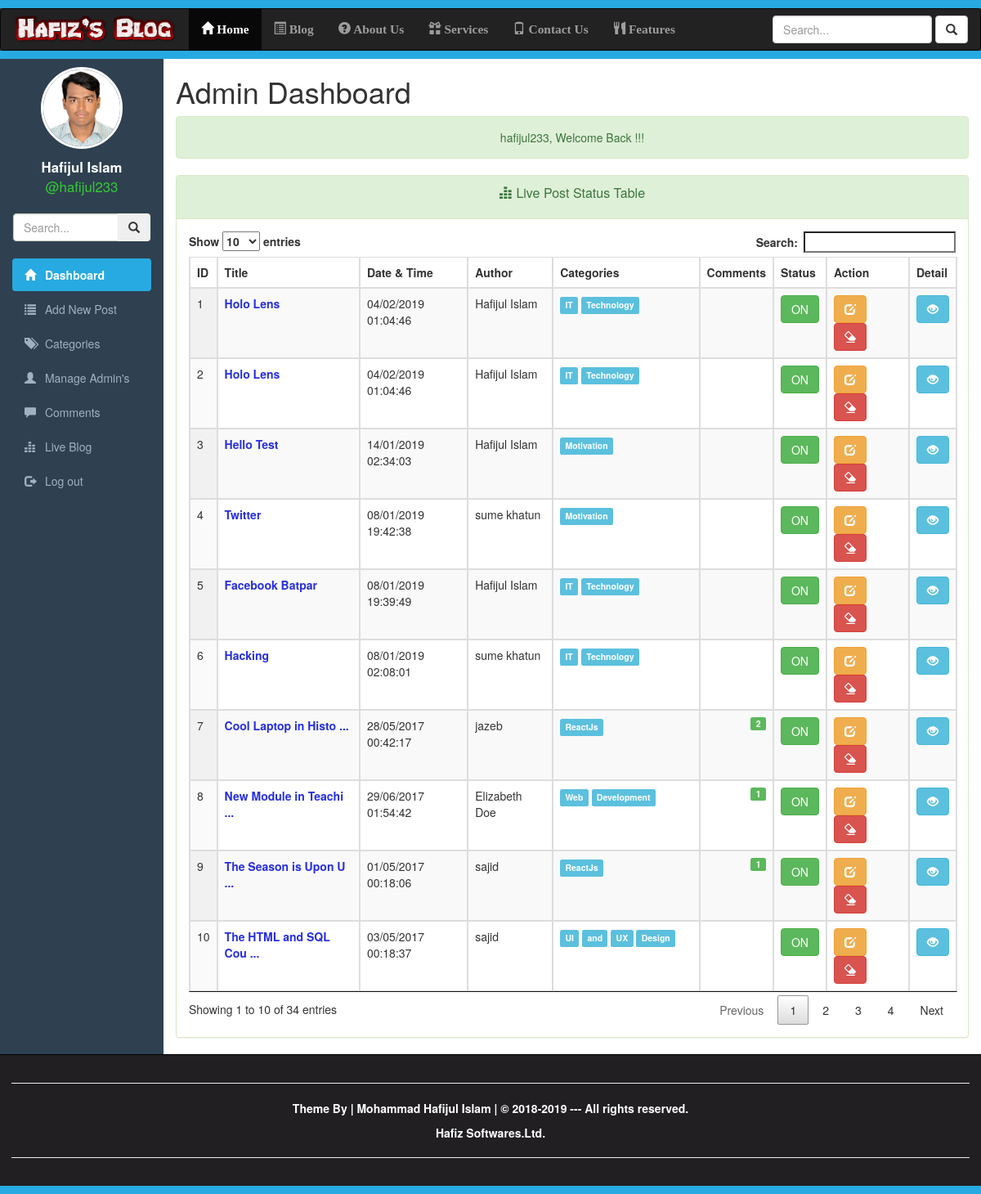
Screenshot of /dashboard.php?type=success (signed in) with the database file from the repository.
### tables this page shows
CREATE TABLE IF NOT EXISTS `userposts` (
  `id` int(10) UNSIGNED NOT NULL AUTO_INCREMENT,
  `author` varchar(255) DEFAULT NULL,
  `categoryno` int(10) UNSIGNED NOT NULL,
  `datetime` varchar(45) DEFAULT NULL,
  `title` varchar(255) DEFAULT NULL,
  `image` text NOT NULL,
  `post` text NOT NULL,
  `created` datetime NOT NULL DEFAULT CURRENT_TIMESTAMP,
  `modified` datetime NOT NULL DEFAULT CURRENT_TIMESTAMP,
  `status` tinyint(1) UNSIGNED NOT NULL DEFAULT '0',
  PRIMARY KEY (`id`)
);

CREATE TABLE IF NOT EXISTS `categories` (
  `id` int(10) UNSIGNED NOT NULL AUTO_INCREMENT,
  `name` varchar(255) NOT NULL DEFAULT '',
  `categorycreator` varchar(255) NOT NULL DEFAULT '',
  `datetime` varchar(45) NOT NULL DEFAULT '',
  `created` datetime NOT NULL DEFAULT CURRENT_TIMESTAMP,
  `modified` datetime NOT NULL DEFAULT CURRENT_TIMESTAMP ON UPDATE CURRENT_TIMESTAMP,
  `status` tinyint(1) UNSIGNED NOT NULL DEFAULT '0',
  PRIMARY KEY (`id`)
);

### dashboard.php (the view, shortened to what this page needs)
<?php
require_once 'utilities/RequiredUtilities.php';
require_once 'utilities/dbconnection.php';
$sql = "SELECT `userposts`.`id`,`author`, `name` AS `categoryname`, `userposts`.`datetime` AS `createtime`, `title`, `image`, `post` AS `description`, `userposts`.`status` "
        . "FROM `userposts`, `categories` "
        . "WHERE `userposts`.`status` = 1 "
        . "AND `userposts`.`categoryno` = `categories`.`id` "
        . "ORDER BY `userposts`.`id` DESC ;";
$result = $conn->query($sql);
$postslist = array();
if ($result->num_rows > 0) {
    while ($row = $result->fetch_assoc()) {
        array_push($postslist, $row);
    }
} else {
    array_push($postslist, NULL);
    echo $conn->error();
}
?>
<!DOCTYPE html>
<html lang="en-US">
    <head>
        <link href="resources/css/jquery.dataTables.min.css" rel="stylesheet" type="text/css"/>
        <link href="resources/css/responsive.dataTables.min.css" rel="stylesheet" type="text/css"/>
        <link href="resources/bootstrap/css/bootstrap.min.css" rel="stylesheet" type="text/css" />
        <link href="resources/css/adminstyle.css" rel="stylesheet" type="text/css"/>
    </head>
    <body>
        <div class="wrapper">
            <div style="height:10px; background-color:#27aae1;" ></div>
            <nav class="navbar navbar-inverse"  >
                <div id="header-title" class="navbar-header">
                    <a href="#" class="navbar-brand">
                        <img class="img-responsive" src="resources/img/headTitle.png" style="margin-top:-10px; width: 200px;" />
                    </a>
                </div>
                <div class="collapse navbar-collapse" id="collapse">
                    <ul class="nav navbar-nav">
                        <li class="active"><a href="dashboard.php"><span class="glyphicon glyphicon-home"></span> Home</a></li>
                        <li><a href="liveblog.php"><span class="glyphicon glyphicon-list-alt"></span> Blog</a></li>
                        <li><a href="#"><span class="glyphicon glyphicon-question-sign"></span> About Us</a></li>
                        <li><a href="#"><span class="glyphicon glyphicon-gift"></span> Services</a></li>
                        <li><a href="#"><span class="glyphicon glyphicon-phone"></span> Contact Us</a></li>
                        <li><a href="#"><span class="glyphicon glyphicon-cutlery"></span> Features</a></li>
                    </ul>
                    <form action="liveblog.php" method="get" class="navbar-form navbar-right">
                        <div class="form-group">
                            <input type="text" class="form-control" name="search" placeholder="Search..." >
                        </div>
                        <button type="submit" class="btn btn-default" name="searchbutton"><span class="glyphicon glyphicon-search"></span></button>
                    </form>
                </div>
            </nav>
            <div style="height:10px; background-color:#27aae1; margin-top: -20px;" ></div>
            <div class="container-fluid">
                <div class="row">
                    <div class="col-sm-2" id="slidebar">
                        <div class="row profile">
                            <div class="col-lg-12">
                                <center>
                                    <img class="profile-pic" src="postcontent/profile-pic/<?php echo $_SESSION['profilepic']; ?>" />
                                </center>
                            </div>
                            <div class="col-lg-12">
                                <div class="profile-name">
                                    <p class="text-center"><?php echo $_SESSION['fullname']; ?>
                                        <br>
                                        <span style="color: limegreen; font-size: 1em; font-weight: normal;"><?php  echo "@" . $_SESSION['username']; ?></span>
                                    </p>
                                </div>
                            </div>
                        </div>
                        <div class="row">
                            <div class="col-lg-12">
                                <form action="#" method="get" class="sidebar-form">
                                    <div class="input-group">
                                        <input type="text" name="q" class="form-control" placeholder="Search...">
                                        <span class="input-group-btn">
                                            <button type="submit" name="search" id="search-btn" class="btn btn-flat"><i class="glyphicon glyphicon-search"></i>
                                            </button>
                                        </span>
                                    </div>
                                </form>
                            </div>
                        </div>
                        <br/>
                        <ul id="side-menu" class="nav nav-pills nav-stacked">
                            <li class="active"><a href="dashboard.php"><span class="glyphicon glyphicon-home"></span> Dashboard</a></li>
                            <li ><a href="addnewpost.php"><span class="glyphicon glyphicon-list"></span> Add New Post</a></li>
                            <li ><a href="category.php"><span class="glyphicon glyphicon-tags"></span> Categories</a></li>
                            <li ><a href="manageadmin.php"><span class="glyphicon glyphicon-user"></span> Manage Admin's</a></li>
                            <li ><a href="comments.php"><span class="glyphicon glyphicon-comment"></span> Comments
                                </a>
                            </li>
                            <li ><a href="liveblog.php"><span class="glyphicon glyphicon-equalizer"></span> Live Blog</a></li>
                            <li ><a href="login.php"><span class="glyphicon glyphicon-log-out"></span> Log out</a></li>
                        </ul>
                    </div>
                    <div class="col-sm-10">
                        <h1>Admin Dashboard</h1>
                        <div class="panel panel-success">
                            <div class="panel-heading">
                                <span class="panel-title">
                                    <p class="text-center text-capitalize"><span class="glyphicon glyphicon-equalizer"></span>  Live Post Status Table</p>
                                </span>
                            </div>
                            <div class="panel-body">
                                <table id="postTable" class="table table-bordered table-striped table-hover display">
                                    <thead>
                                        <tr>
                                            <th>ID</th>
                                            <th>Title</th>
                                            <th>Date & Time</th>
                                            <th>Author</th>
                                            <th>Categories</th>
                                            <th>Comments</th>
                                            <th>Status</th>
                                            <th>Action</th>
                                            <th>Detail</th>
                                        </tr>
                                    </thead>
                                    <tbody>
                                        <?php
                                        if (empty($postslist)) {
                                            echo "<tr>";
                                            echo "<td colspan=\"8\"> There are no Category Found</td>";
                                            echo "</tr>";
                                        } else {
                                            $counter = 1;
                                            foreach ($postslist as $post) {
                                                echo "<tr>";
                                                echo "<td>" . $counter . "</td>";
                                                echo "<td class=\"table-post-title\" title=\"" . $post['title'] . "\">";
                                                if (strlen($post['title']) > 20)
                                                    echo substr($post['title'], 0, 20) . " ...</td>";
                                                else
                                                    echo $post['title'];
                                                echo "</td>";
                                                echo "<td>" . str_replace("-", "/", $post['createtime']) . "</td>";
                                                echo "<td>" . $post['author'] . "</td>";
                                                echo "<td>";
                                                $categories = explode(" ", $post['categoryname']);
                                                foreach ($categories as $category) {
                                                    echo "<label class=\"label label-info\">" . $category . "</label>&nbsp";
                                                }
                                                echo "</td>";
                                                echo "<td>";
                                                $postid = $post['id'];
                                                $sql = "SELECT COUNT(CASE WHEN `status` = 1 THEN 1 END) AS `approved`, COUNT(CASE WHEN `status` = 0 THEN 1 END) AS `disapproved` "
                                                        . "FROM `comments` WHERE `postid` = $postid;";
                                                $result = $conn->query($sql);
                                                if ($result->num_rows > 0) {
                                                    $status = $result->fetch_assoc();
                                                    $approved = $status['approved'];
                                                } else {
                                                    $approved = NULL;
                                                    $disapproved = NULL;
                                                }
                                                    ?>
                                                <?php
                                            if (!empty($approved)) {
                                                ?>
                                                <label class="label label-success pull-right"><?php echo $approved; ?></label>
                                                <?php
                                            }
                                            echo "</td>";
                                            if ($post['status'] == 1) {
                                                echo "<td><label class=\"btn btn-success\">ON</label></td>";
                                            } else {
                                                echo "<td><label class=\"btn btn-default\">OFF</label></td>";
                                            }
                                            ?>
                                            <td>
                                                <a href="editpost.php?id=<?php echo $post['id']; ?>"><button class="btn btn-warning"><span class="glyphicon glyphicon-edit"></span></button></a>&nbsp; &nbsp;
                                                <a href="deletepost.php?id=<?php echo $post['id']; ?>"><button class="btn btn-danger"><span class="glyphicon glyphicon-erase"></span></button></a>
                                            </td>
                                            <td>
                                                <a href="detailpost.php?id=<?php echo $post['id']; ?>" target="_blank"><button class="btn btn-info"><span class="glyphicon glyphicon-eye-open"></span></button></a>
                                            </td>
                                            <?php
                                            echo "</tr>";
                                            $counter++;
                                        }
                                    }
                                    ?>
                                    </tbody>
                                </table>
                            </div>
                        </div>
                    </div>
                </div>
            </div>
            <div id="footer">
                <hr/>
                <p>
                    Theme By | Mohammad Hafijul Islam | &copy; 2018-2019 --- All rights reserved.
                </p>
                <a href="#" class="contact-link">Hafiz Softwares.Ltd.</a>
                <hr/>
            </div>
        </div>
    </body>
</html>

### resources/css/adminstyle.css (style rules this page uses)
html, body { height: 100%; background-color: #2f4050; font-weight: 400; overflow-x: hidden; overflow-y: auto; }
.wrapper { height: 100%; position: relative; overflow-x: hidden; overflow-y: auto; }
.navbar-nav li { font-weight: bold; font-size: 1.1em; font-family: Bitter, Georgia, "Times New Roman", serif; }
.profile { display: block; margin: 10px 5px 10px 5px; }
.profile-pic { position: relative; width: 100px; height: 100px; align-items: center; border: 3px solid #ffffff; object-fit: cover; border-radius: 50%; }
.profile-name { display: inline; position: relative; color: #ffffff; text-align: center; }
.profile-name p { padding-top: 10px; font-size: 1.2em; font-weight: bold; }
.sidebar-form { overflow: hidden; text-overflow: clip; display: block !important; -webkit-transform: translateZ(0); border-radius: 3px; border: 1px solid #374850; }
#side-menu { display: block; }
#side-menu a { color: #9fb1c2; }
#side-menu a span { padding-right: 0.5em; }
#side-menu .active a { color: #ffffff; background-color: #27aae1; font-weight: bold; }
.table-post-title { color: #272ee1; font-weight: bold; }
.col-sm-10 { background-color: #ffffff; }
#footer { margin: 0px 0px 0px 0px; border-top: 1px solid #000000; padding: 1em; background-color: #211f22; color: #eeeeee; text-align: center; border-bottom: 10px solid #27aae1; }
#footer p { color: #ffffff; text-decoration: none; cursor: pointer; font-weight: bold; text-align: center; }
.contact-link { color: #ffffff; text-decoration: none; cursor: pointer; font-weight: bold; }

### rows the page displays
userposts: title "Holo Lens", datetime "04/02/2019 01:04:46", author "Hafijul Islam", categories.name "IT", categories.name "Technology", status "ON"
userposts: title "Holo Lens", datetime "04/02/2019 01:04:46", author "Hafijul Islam", categories.name "IT", categories.name "Technology", status "ON"
userposts: title "Hello Test", datetime "14/01/2019 02:34:03", author "Hafijul Islam", categories.name "Motivation", status "ON"
userposts: title "Twitter", datetime "08/01/2019 19:42:38", author "sume khatun", categories.name "Motivation", status "ON"
userposts: title "Facebook Batpar", datetime "08/01/2019 19:39:49", author "Hafijul Islam", categories.name "IT", categories.name "Technology", status "ON"
userposts: title "Hacking", datetime "08/01/2019 02:08:01", author "sume khatun", categories.name "IT", categories.name "Technology", status "ON"
userposts: title "Cool Laptop in Histo", datetime "28/05/2017 00:42:17", author "jazeb", categories.name "ReactJs", approved "2", status "ON"
userposts: title "New Module in Teachi", datetime "29/06/2017 01:54:42", author "Elizabeth Doe", categories.name "Web", categories.name "Development", approved "1", status "ON"
userposts: title "The Season is Upon U", datetime "01/05/2017 00:18:06", author "sajid", categories.name "ReactJs", approved "1", status "ON"
userposts: title "The HTML and SQL Cou", datetime "03/05/2017 00:18:37", author "sajid", categories.name "UI", categories.name "and", categories.name "UX", categories.name "Design", status "ON"

### other values shown
$_SESSION['fullname'] "Hafijul Islam"
$_SESSION['username'] "hafijul233"
$_SESSION["error"] "hafijul233, Welcome Back !!!"
